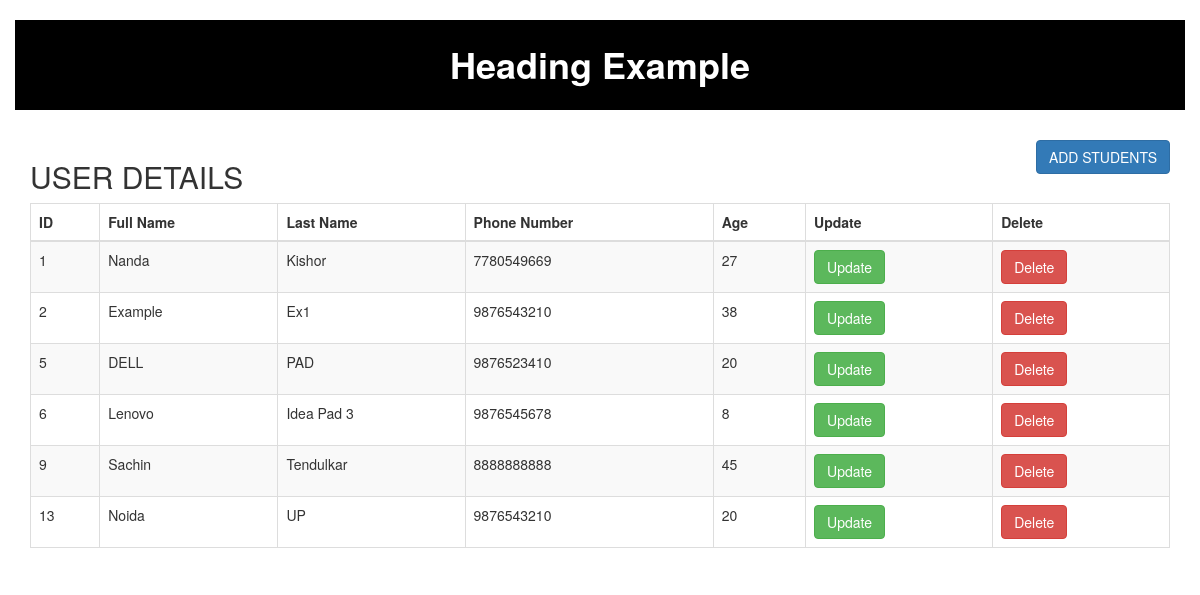
The page / on the database its author committed.
### tables this page shows
CREATE TABLE `userdetails` (
  `ID` int(10) NOT NULL,
  `FirstName` varchar(100) NOT NULL,
  `LastName` varchar(100) NOT NULL,
  `PhoneNumber` bigint(20) NOT NULL,
  `Age` int(10) NOT NULL
);

### index.php (the view, shortened to what this page needs)
<?php include('header.php') ?>
<?php include('db_connect.php') ?>
<div class="boxnew">
	<h2>USER DETAILS</h2>
	<button class="btn btn-primary" data-toggle="modal" data-target="#exampleModal">ADD STUDENTS</button>
</div>
	<table class="table table-hover table-bordered table-striped">
		<thead>
		<tr>
			<th>ID</th>
			<th>Full Name</th>
			<th>Last Name</th>
			<th>Phone Number</th>
			<th>Age</th>
			<th>Update</th>
			<th>Delete</th>
		</tr>
	    </thead>
	    <tbody>
	    	<?php
$query ="select * from userdetails";
$result = mysqli_query($connection,$query);
if($result){
	while ($row= mysqli_fetch_assoc($result)) {
		?>
        <tr>
        	<td><?php echo $row['ID'] ?></td>
        	<td><?php echo $row['FirstName'] ?></td>
        	<td><?php echo $row['LastName'] ?></td>
        	<td><?php echo $row['PhoneNumber'] ?></td>
        	<td><?php echo $row['Age'] ?></td>
        	<td><a href="update.php?id=<?php echo $row['ID'] ?>" class="btn btn-success">Update</a></td>
        	<td><a href="delete.php?id=<?php echo $row['ID'] ?>" class="btn btn-danger">Delete</a></td>
        </tr>
		<?php
	}
   }
else {
	die("Query Faild".mysqli_error);
}
	    	?>
	    </tbody>
</table>
<?php include('footer.php') ?>

### header.php (shortened to what this page needs)
<!DOCTYPE html>
<html>
<head>
<link rel="stylesheet" href="https://maxcdn.bootstrapcdn.com/bootstrap/3.4.1/css/bootstrap.min.css">
<link rel="stylesheet" type="text/css" href="style.css">
</head>
<body>
<div class="container-fluid">
  <h1 class="title">Heading Example</h1>
</div>
<div class="container">

### footer.php (shortened to what this page needs)
</div>
</body>
</html>

### style.css (style rules this page uses)
.title { background-color: black; color: white; padding:25px; font-weight: 600; text-align: center; }
.boxnew h2 { float:left; }
.boxnew button { float: right; }
.container { margin-top:20px; }

### rows shown on the page
userdetails: ID "1", FirstName "Nanda", LastName "Kishor", PhoneNumber "7780549669", Age "27"
userdetails: ID "2", FirstName "Example", LastName "Ex1", PhoneNumber "9876543210", Age "38"
userdetails: ID "5", FirstName "DELL", LastName "PAD", PhoneNumber "9876523410", Age "20"
userdetails: ID "6", FirstName "Lenovo", LastName "Idea Pad 3", PhoneNumber "9876545678", Age "8"
userdetails: ID "9", FirstName "Sachin", LastName "Tendulkar", PhoneNumber "8888888888", Age "45"
userdetails: ID "13", FirstName "Noida", LastName "UP", PhoneNumber "9876543210", Age "20"
